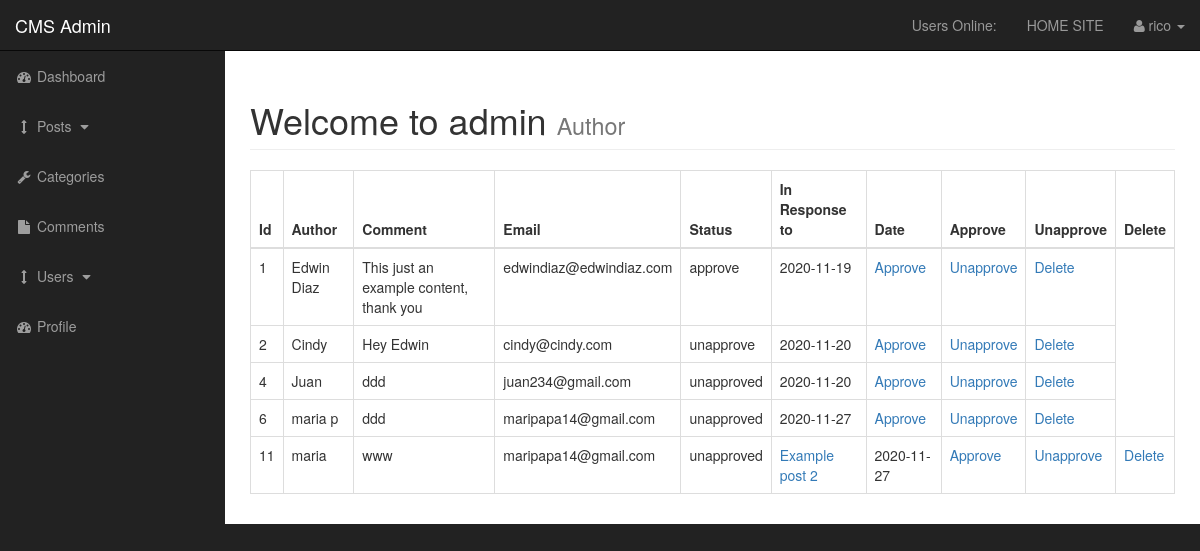
The app's page /admin/comments.php (signed in) with its own data.
### tables this page shows
CREATE TABLE IF NOT EXISTS `comments` (
  `comment_id` int(3) NOT NULL AUTO_INCREMENT,
  `comment_post_id` int(3) NOT NULL,
  `comment_author` varchar(255) NOT NULL,
  `comment_email` varchar(255) NOT NULL,
  `comment_content` text NOT NULL,
  `comment_status` varchar(255) NOT NULL,
  `comment_date` date NOT NULL,
  PRIMARY KEY (`comment_id`)
);

CREATE TABLE IF NOT EXISTS `posts` (
  `post_id` int(3) NOT NULL AUTO_INCREMENT,
  `post_category_id` int(3) NOT NULL,
  `post_title` varchar(255) NOT NULL,
  `post_author` varchar(255) DEFAULT NULL,
  `post_user` varchar(255) DEFAULT NULL,
  `post_date` date NOT NULL,
  `post_image` text NOT NULL,
  `post_content` text NOT NULL,
  `post_tags` varchar(255) NOT NULL,
  `post_comment_count` varchar(255) DEFAULT NULL,
  `post_status` varchar(255) NOT NULL DEFAULT 'draft',
  `post_views_count` int(11) DEFAULT NULL,
  PRIMARY KEY (`post_id`)
);

### admin/includes/view_all_comments.php (the view, shortened to what this page needs)
<table class="table table-bordered table-hover">
    <thead>
    <tr>
        <th>Id</th>
        <th>Author</th>
        <th>Comment</th>
        <th>Email</th>
        <th>Status</th>
        <th>In Response to</th>
        <th>Date</th>
        <th>Approve</th>
        <th>Unapprove</th>
        <th>Delete</th>
    </tr>
    </thead>
    <tbody>
    <?php
    $query = "SELECT * FROM comments";
    $select_comments = mysqli_query($connection,$query);
    while($row = mysqli_fetch_assoc($select_comments)) {
        $comment_id = $row['comment_id'];
        $comment_post_id = $row['comment_post_id'];
        $comment_author = $row['comment_author'];
        $comment_content = $row['comment_content'];
        $comment_email = $row['comment_email'];
        $comment_status = $row['comment_status'];
        $comment_date = $row['comment_date'];
        echo "<tr>";
        echo "<td>$comment_id</td>";
        echo "<td>$comment_author</td>";
        echo "<td>$comment_content</td>";
        echo "<td>$comment_email</td>";
        echo "<td>$comment_status</td>";
        $query = "SELECT * FROM posts WHERE post_id = $comment_post_id";
        $select_post_id_query = mysqli_query($connection, $query);
        while($row = mysqli_fetch_assoc($select_post_id_query)) {
            $post_id = $row['post_id'];
            $post_title = $row['post_title'];
            echo "<td><a href='../post.php?p_id=$post_id'>$post_title</a></td>";
        }
        echo "<td>$comment_date</td>";
        echo "<td><a href='comments.php?approve=$comment_id'>Approve</a></td>";
        echo "<td><a href='comments.php?unapprove=$comment_id'>Unapprove</a></td>";
        echo "<td><a href='comments.php?delete=$comment_id'>Delete</a></td>";
        echo "</tr>";
    }
    ?>
    </tbody>
</table>

### admin/css/sb-admin.css (style rules this page uses)
body { margin-top: 100px; background-color: #222; }
@media (min-width:768px) { body { margin-top: 50px; } }

### records on screen
comments: comment_id "1", comment_author "Edwin Diaz", comment_content "This just an example content, thank you", comment_email "edwindiaz@edwindiaz.com", comment_status "approve", comment_date "2020-11-19"
comments: comment_id "2", comment_author "Cindy", comment_content "Hey Edwin", comment_email "cindy@cindy.com", comment_status "unapprove", comment_date "2020-11-20"
comments: comment_id "4", comment_author "Juan", comment_content "ddd", comment_email "juan234@gmail.com", comment_status "unapproved", comment_date "2020-11-20"
comments: comment_id "6", comment_author "maria p", comment_content "ddd", comment_email "maripapa14@gmail.com", comment_status "unapproved", comment_date "2020-11-27"
comments: comment_id "11", comment_author "maria", comment_content "www", comment_email "maripapa14@gmail.com", comment_status "unapproved", comment_date "2020-11-27"
posts: post_title "Example post 2"

### other values on screen
$_SESSION['username'] "rico"
